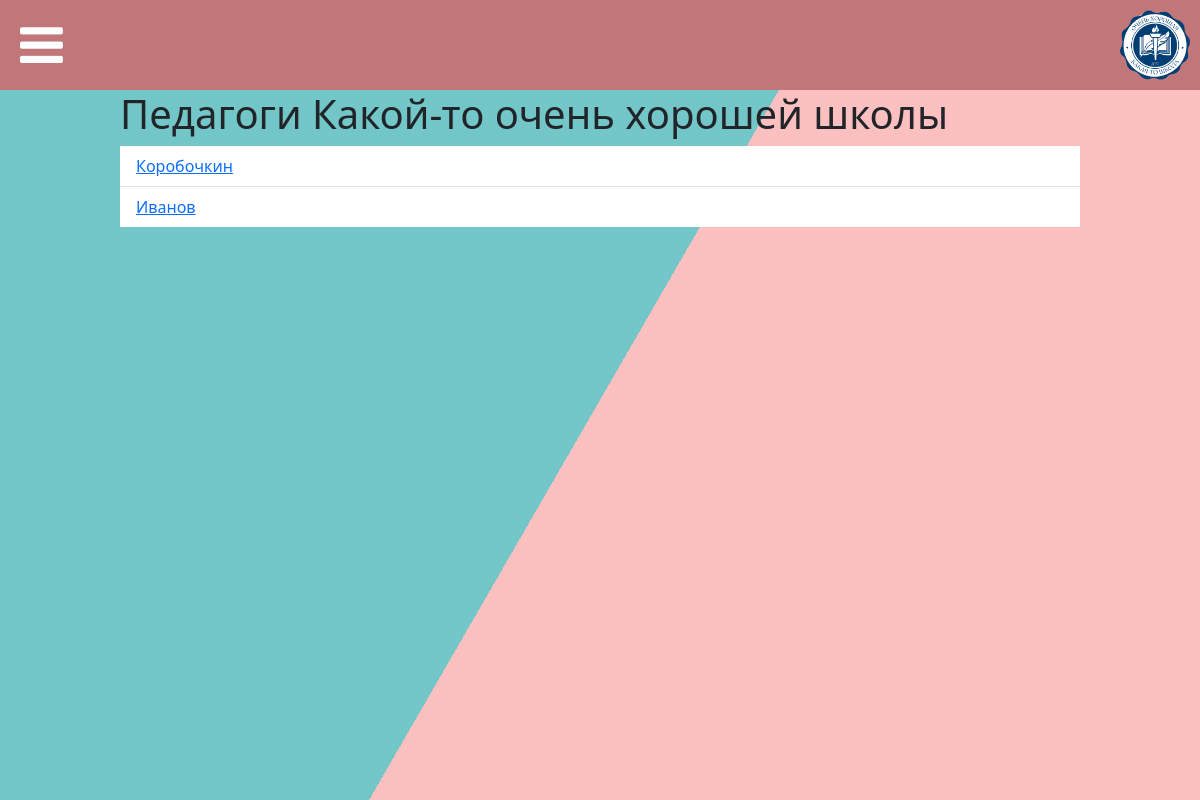
Before: /teachers with the older database file.
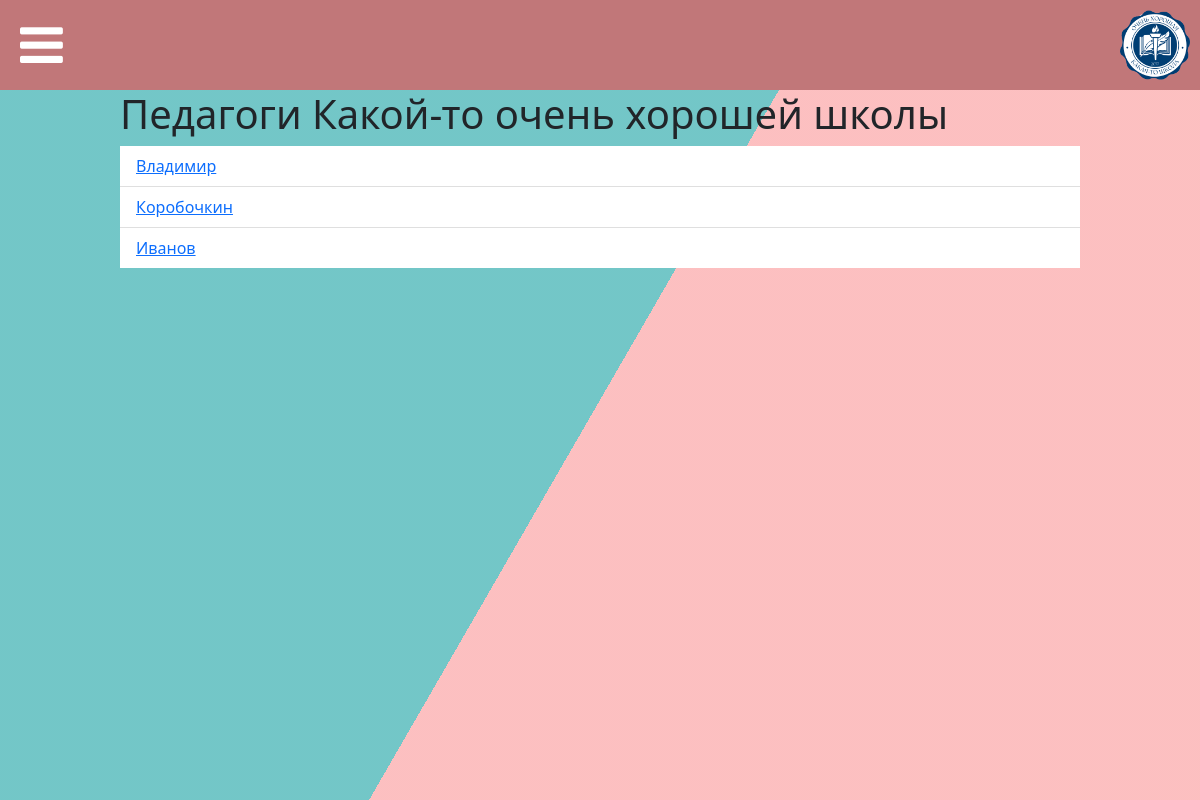
After: the same page with the newer database file.
### data/users.py (models this page shows, shortened)
class User(SqlAlchemyBase, UserMixin, SerializerMixin):
    __tablename__ = 'accounts'
    id = sqlalchemy.Column(sqlalchemy.Integer,
                           primary_key=True, autoincrement=True, unique=True)
    surname = sqlalchemy.Column(sqlalchemy.String, nullable=False)
    name = sqlalchemy.Column(sqlalchemy.String, nullable=False)
    patronymic = sqlalchemy.Column(sqlalchemy.String, nullable=True)
    email = sqlalchemy.Column(sqlalchemy.String,
                              index=True, unique=True, nullable=False)
    hashed_password = sqlalchemy.Column(sqlalchemy.String, nullable=False)
    status_id = sqlalchemy.Column(sqlalchemy.Integer)
    news = orm.relation("News", back_populates='user')

### main.py (the view)
@app.route('/teachers')
def teachers():
    try:
        with open('static/json/content.json', mode='r', encoding='utf-8') as f:
            data = json.load(f)
        db_sess = db_session.create_session()
        teachers_user = db_sess.query(User).filter(
            User.status_id == db_sess.execute("""SELECT id FROM statuses WHERE status='учитель'""").fetchone()[0])
        return render_template("teachers.html", title=app.config["TITLES"]["teachers"], pages=app.config["PAGES"],
                               **(data["/teachers"]), teachers=teachers_user)
    except Exception as error:
        logging.fatal(error)

### data/db_session.py (called while the page is built)
def create_session() -> Session:
    global __factory
    return __factory()

### main.py (called while the page is built)
@app.context_processor
def utility_processor():
    def make_readable_status(status_id):
        return app.config["ROLES_REVERSE"][status_id]
    return dict(make_readable_status=make_readable_status)

### templates/teachers.html
{% extends "base.html" %}
{% block content %}
<div class="container-fluid register-form">
    <div class="bg"></div>
    <div class="bg bg2"></div>
    <div class="bg bg3"></div>
    <h1>
        {{ content_title }}
    </h1>
    <ul class="list-group list-group-flush">
    {% for item in teachers %}
        <li class="list-group-item">
            <a href="/teachers/{{ item.id }}">
                {{ item.surname }}
            </a>
        </li>
    {% endfor %}
    </ul>
</div>
{% endblock %}

Changed rows visible on the page:
now on this page (row edited): User: surname "Владимир"
